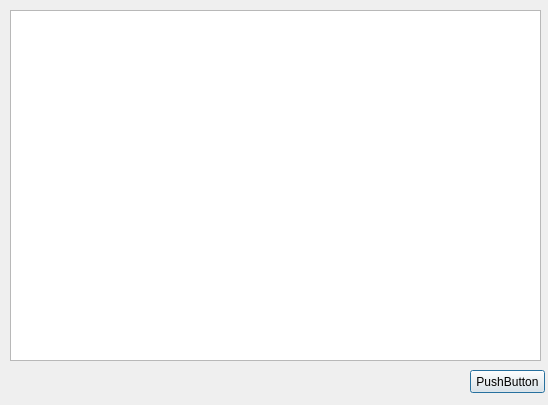
<?xml version="1.0" encoding="UTF-8"?>
<ui version="4.0">
 <class>DBDialog</class>
 <widget class="QDialog" name="DBDialog">
  <property name="geometry">
   <rect>
    <x>0</x>
    <y>0</y>
    <width>548</width>
    <height>405</height>
   </rect>
  </property>
  <property name="windowTitle">
   <string>Dialog</string>
  </property>
  <widget class="QTableView" name="tableView">
   <property name="geometry">
    <rect>
     <x>10</x>
     <y>10</y>
     <width>531</width>
     <height>351</height>
    </rect>
   </property>
  </widget>
  <widget class="QPushButton" name="pushButton">
   <property name="geometry">
    <rect>
     <x>470</x>
     <y>370</y>
     <width>75</width>
     <height>23</height>
    </rect>
   </property>
   <property name="text">
    <string>PushButton</string>
   </property>
  </widget>
 </widget>
 <resources/>
 <connections/>
</ui>
